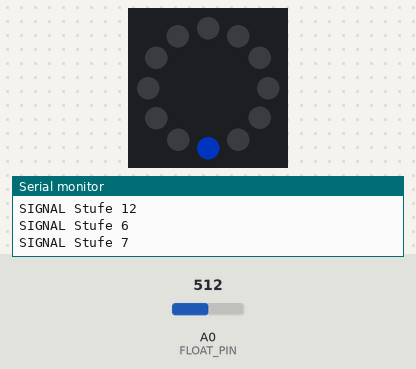
This sketch was run on a simulated Arduino Uno, built with avr-gcc and run on an emulated ATmega328P. Shown: 12 RGB LEDs in a ring, first at the top, clockwise, the last lines printed to the serial monitor. The test bench sets the inputs (shaded band); at power-on: A0 (FLOAT_PIN) = 512. Dim RGB values are drawn brighter than linear; random numbers use the default seed unless the sketch sets one.

Above: at 1.4 s.
1.5 s: A0 (FLOAT_PIN) set to 529
At 2.02 s:
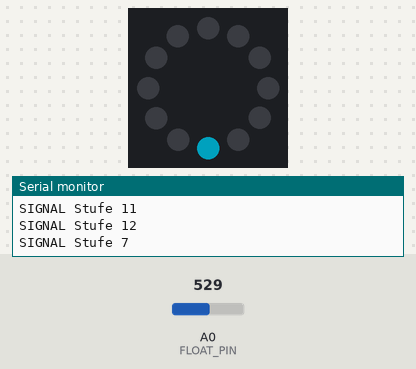
3.2 s: A0 (FLOAT_PIN) set to 306
At 4.19 s:
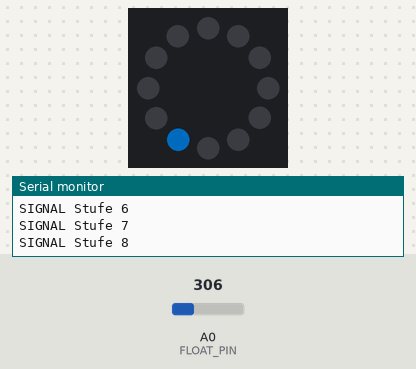
6.6 s: A0 (FLOAT_PIN) set to 331
10.0 s: A0 (FLOAT_PIN) set to 359
At 10.7 s:
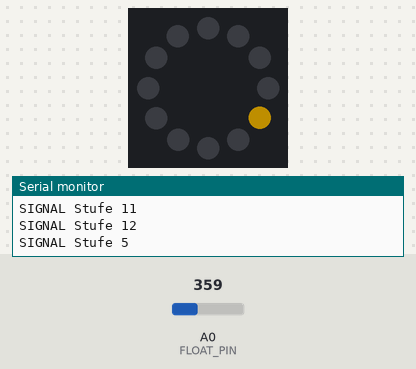

Measured:
- the behaviour switches between 516 and 517 on A0 (FLOAT_PIN) (found by bisection; images 0 and 1)
- the behaviour switches between 348 and 349 on A0 (FLOAT_PIN) (found by bisection; images 2 and 3)

The sketch:

floatingPIN_V03.ino
```cpp
#include <Adafruit_NeoPixel.h>

#define FLOAT_PIN 0
#define LED_PIN 4          //mehrere Ringe anschließen oder/und in Reihe
#define NUM_LEDS 12        //??jeweils definieren?

Adafruit_NeoPixel ledRing(NUM_LEDS, LED_PIN, NEO_GRB + NEO_KHZ800);


uint32_t color() {
  uint8_t hue = random(170, 320);
  uint8_t saturation = 255;
  uint8_t brightness = 80;
  return ledRing.ColorHSV(hue * 65536L /360, saturation, brightness);
}

void setup() {
  Serial.begin(9600);
  ledRing.begin();
  ledRing.show();

  pinMode(FLOAT_PIN, INPUT);
}

void loop() {
  uint32_t currentRead = analogRead(FLOAT_PIN); //Wert zwischen 0 und 1023
  //Idee: gelesenen Wert durch Anzahl der LEDs teilen und entsprechend Licht verteilen

  switch (currentRead){
    case 15 ... 96 :
      Serial.println("SIGNAL Stufe 1");
      ledRing.setPixelColor(0, color());
      ledRing.show();
      delay(100);
      ledRing.setPixelColor(0, 0);
    case 97 ... 180 :
      Serial.println("SIGNAL Stufe 2");
      ledRing.setPixelColor(1, color());
      ledRing.show();
      delay(100);
      ledRing.setPixelColor(1, 0);
    case 181 ... 264 :
      Serial.println("SIGNAL Stufe 3");
      ledRing.setPixelColor(2, color());
      ledRing.show();
      delay(100);
      ledRing.setPixelColor(2, 0);
    case 265 ... 348:
      Serial.println("SIGNAL Stufe 4");
      ledRing.setPixelColor(3, color());
      ledRing.show();
      delay(100);
      ledRing.setPixelColor(3, 0);
    case 349 ... 432:
      Serial.println("SIGNAL Stufe 5");
      ledRing.setPixelColor(4, color());
      ledRing.show();
      delay(100);
      ledRing.setPixelColor(4, 0);
    case 433 ... 516:
      Serial.println("SIGNAL Stufe 6");
      ledRing.setPixelColor(5, color());
      ledRing.show();
      delay(50);
      ledRing.setPixelColor(5, 0);
    case 517 ... 600:
      Serial.println("SIGNAL Stufe 7");
      ledRing.setPixelColor(6, color());
      ledRing.show();
      delay(100);
      ledRing.setPixelColor(6, 0);
    case 601 ... 684:
      Serial.println("SIGNAL Stufe 8");
      ledRing.setPixelColor(7, color());
      ledRing.show();
      delay(100);
      ledRing.setPixelColor(7, 0);
    case 685 ... 768:
      Serial.println("SIGNAL Stufe 9");
      ledRing.setPixelColor(8, color());
      ledRing.show();
      delay(100);
      ledRing.setPixelColor(8, 0);
    case 769 ... 852:
      Serial.println("SIGNAL Stufe 10");
      ledRing.setPixelColor(9, color());
      ledRing.show();
      delay(100);
      ledRing.setPixelColor(9, 0);
    case 853 ... 936:
      Serial.println("SIGNAL Stufe 11");
      ledRing.setPixelColor(10, color());
      ledRing.show();
      delay(100);
      ledRing.setPixelColor(10, 0);
    case 937 ... 1024:
      Serial.println("SIGNAL Stufe 12");
      ledRing.setPixelColor(11, color());
      ledRing.show();
      delay(100);
      ledRing.setPixelColor(11, 0);
  }

  }
```
